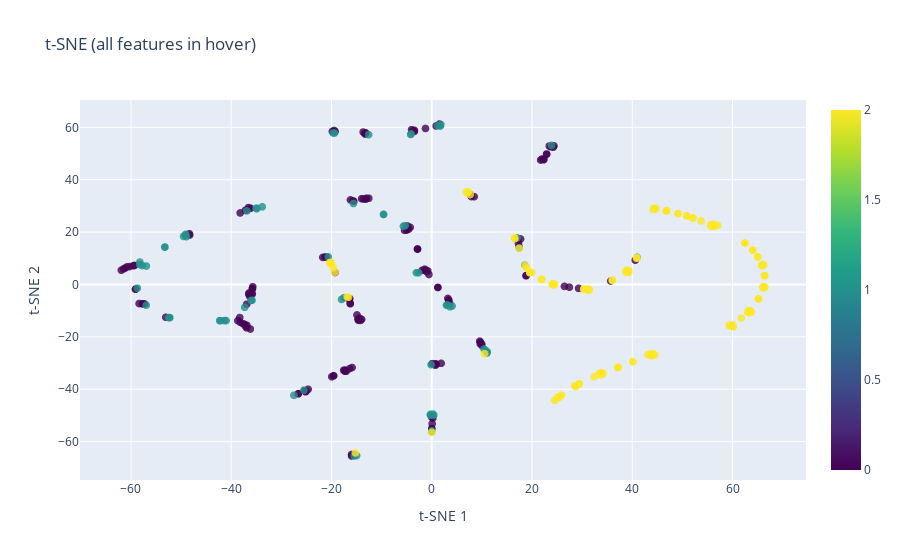

Write notebook code for a chart like this one.
### Code cell
# Plot t-SNE map for feature visualization
fig_tsne = VisualizerFactory.make_tsne(X_cleaned, y_enc,         
                                    perplexity=5, # Higher perplexity can help with larger datasets
                                    random_state=10)
fig_tsne.show()

### Figure 1 — Plotly figure (JSON) as saved in the notebook; plotly's stock layout.template omitted (floating-point values rounded to 4 significant figures; data arrays with more than 128 entries replaced by an {"elided": "..."} marker saying what was removed)
{"data": [{"customdata": {"elided": "344x6 float values"}, "hovertemplate": "island: %{customdata[0]}<br>bill_length_mm: %{customdata[1]}<br>bill_depth_mm: %{customdata[2]}<br>flipper_length_mm: %{customdata[3]}<br>body_mass_g: %{customdata[4]}<br>sex: %{customdata[5]}<br>label: %{text}<extra></extra>", "marker": {"color": {"elided": "344 int values"}, "colorscale": [[0, "#440154"], [0.1111, "#482878"], [0.2222, "#3e4989"], [0.3333, "#31688e"], [0.4444, "#26828e"], [0.5556, "#1f9e89"], [0.6667, "#35b779"], [0.7778, "#6ece58"], [0.8889, "#b5de2b"], [1, "#fde725"]], "opacity": 0.8, "showscale": true, "size": 8}, "mode": "markers", "text": {"elided": "344 int values"}, "type": "scattergl", "x": {"elided": "344 float values"}, "y": {"elided": "344 float values"}}], "layout": {"title": {"text": "t-SNE (all features in hover)"}, "xaxis": {"title": {"text": "t-SNE 1"}}, "yaxis": {"title": {"text": "t-SNE 2"}}}}
